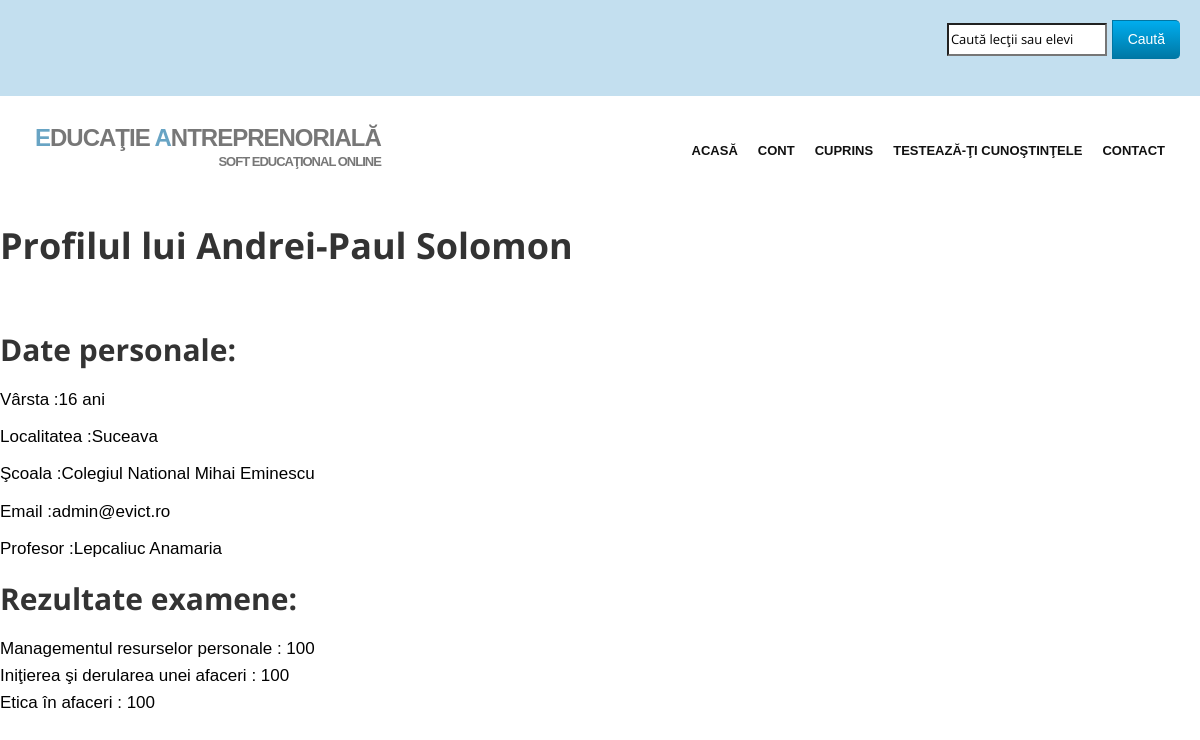
/admin (signed in), run on the app's committed database.
### tables this page shows
CREATE TABLE IF NOT EXISTS `utilizatori` (
  `id` int(11) NOT NULL AUTO_INCREMENT,
  `utilizator` varchar(32) NOT NULL,
  `parola` varchar(255) NOT NULL,
  `nume` varchar(32) NOT NULL,
  `prenume` varchar(32) NOT NULL,
  `localitatea` varchar(32) NOT NULL,
  `scoala` varchar(255) NOT NULL,
  `varsta` int(2) NOT NULL,
  `email` varchar(50) NOT NULL,
  `email_code` varchar(32) NOT NULL,
  `profesor` varchar(32) NOT NULL,
  `tip_utilizator` int(1) NOT NULL DEFAULT '0',
  `recuperare_parola` int(11) NOT NULL DEFAULT '0',
  PRIMARY KEY (`id`)
);

CREATE TABLE IF NOT EXISTS `punctaje` (
  `id` int(11) NOT NULL AUTO_INCREMENT,
  `utilizator` varchar(255) NOT NULL,
  `categorie` varchar(255) NOT NULL,
  `punctaj` int(11) NOT NULL,
  PRIMARY KEY (`id`)
);

### core/functii/general.php (called while the page is built, shortened)
<?php
function sanitize($data) {
	return mysql_real_escape_string($data);
}
function fetch($data) {
	return mysql_fetch_array($data);
}
?>

### core/functii/utilizatori.php (called while the page is built, shortened)
<?php
function user_data($id) {
	$id = (int)$id;
	$func_num_args = func_num_args();
	$func_get_args = func_get_args();
	if ($func_num_args > 1) {
		unset($func_get_args[0]);
		$fields = '`' . implode('`, `', $func_get_args) . '`';
		$data = mysql_fetch_assoc(mysql_query("SELECT $fields FROM `utilizatori` WHERE `id` = $id"));
		return $data;
	}
}
function user_exists($utilizator) {
	$utilizator = sanitize($utilizator);
	return (mysql_result(mysql_query("SELECT COUNT(`id`) FROM `utilizatori` WHERE `utilizator` = '$utilizator'"), 0) == 1) ? true : false;
}
function user_id_from_username($utilizator) {
	$utilizator = sanitize($utilizator);
	return mysql_result(mysql_query("SELECT (`id`) FROM `utilizatori` WHERE `utilizator` = '$utilizator'"), 0, 'id');
}
?>

### core/init.php (called while the page is built, shortened)
<?php
require 'functii/general.php';
require 'functii/utilizatori.php';
if (logged_in() === TRUE) {
$session_id = $_SESSION['id'];
$user_data = user_data($session_id, 'id', 'utilizator', 'parola', 'nume', 'prenume', 'localitatea','scoala', 'varsta', 'email', 'profesor', 'tip_utilizator');
}
?>

### profil.php (the view, shortened to what this page needs)
<?php
include 'core/init.php';
include 'include/header.php';
include 'include/head.php';
if (isset($_GET['utilizator']) === true && empty($_GET['utilizator']) === false) {
	$utilizator = $_GET['utilizator'];
	if (user_exists($utilizator) === true){
	$id = user_id_from_username($utilizator);
	$date_profil = user_data($id, 'nume', 'prenume', 'localitatea', 'scoala', 'varsta', 'email', 'profesor');
	?>
	    <h1>Profilul lui
	    <?php
	    echo $date_profil['prenume'];
	    echo $date_profil['nume'];
	    ?>
	    </h1></br>
	    <h2>Date personale:</h2>
	    <p>V&#226;rsta :<?php echo $date_profil['varsta']; ?> ani</p>
	    <p>Localitatea :<?php echo $date_profil['localitatea']; ?></p>
	    <p>&#350;coala :<?php echo $date_profil['scoala']; ?></p>
	    <p>Email :<?php echo $date_profil['email']; ?></p>
	    <p>Profesor :<?php echo $date_profil['profesor']; ?></p>
	  <?php if($user_data['tip_utilizator'] != 1 || $user_data['utilizator'] == $utilizator) {?>
	    <h2>Rezultate examene:</h2>
	    <?php
	    $query = mysql_query("SELECT * FROM punctaje where utilizator = '".sanitize($_GET['utilizator'])."'");
	while($row = fetch($query)){
		$punctaj = $row['punctaj'];
		$categorie = $row['categorie'];
		echo htmlspecialchars_decode($categorie).' : ';
		echo htmlspecialchars_decode($punctaj);
		?>
		</br> <?php
	}
}
	?>
	<?php
	} else {
            echo 'Acest utilizator nu exist&#259;!';
	}
} else {
	exit(header('Location: index.php'));
}
?>

### css/style.css (style rules this page uses)
h1,h2, h3, h4, h5, h6 { font-family:'Open Sans', Arial, sans-serif; font-weight:700; line-height:1.1em; color:#333; margin-bottom: 20px; }

### data on the page
utilizatori: prenume "Andrei-Paul", nume "Solomon", varsta "16", localitatea "Suceava", scoala "Colegiul National Mihai Eminescu", email "admin@evict.ro", profesor "Lepcaliuc Anamaria"
punctaje: categorie "Managementul resurselor personale", punctaj "100"
punctaje: categorie "Iniţierea şi derularea unei afaceri", punctaj "100"
punctaje: categorie "Etica în afaceri", punctaj "100"
